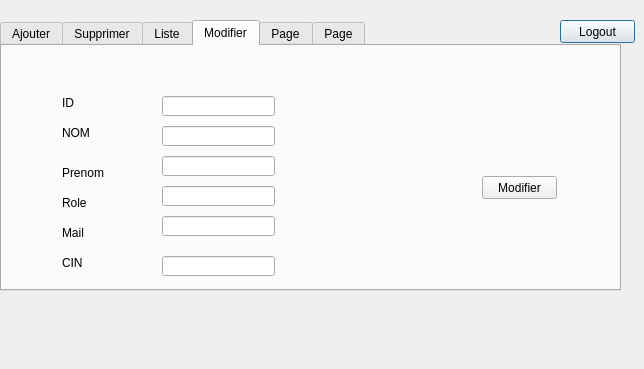
<?xml version="1.0" encoding="UTF-8"?>
<ui version="4.0">
 <class>ChefProtocol</class>
 <widget class="QDialog" name="ChefProtocol">
  <property name="geometry">
   <rect>
    <x>0</x>
    <y>0</y>
    <width>644</width>
    <height>369</height>
   </rect>
  </property>
  <property name="windowTitle">
   <string>Dialog</string>
  </property>
  <widget class="QLabel" name="label">
   <property name="geometry">
    <rect>
     <x>120</x>
     <y>140</y>
     <width>141</width>
     <height>31</height>
    </rect>
   </property>
   <property name="text">
    <string>Dashboard du chef protocol</string>
   </property>
  </widget>
  <widget class="QPushButton" name="pushButton_logout1">
   <property name="geometry">
    <rect>
     <x>560</x>
     <y>20</y>
     <width>75</width>
     <height>23</height>
    </rect>
   </property>
   <property name="text">
    <string>Logout</string>
   </property>
  </widget>
  <widget class="QTabWidget" name="tabWidget">
   <property name="geometry">
    <rect>
     <x>0</x>
     <y>20</y>
     <width>621</width>
     <height>271</height>
    </rect>
   </property>
   <property name="currentIndex">
    <number>3</number>
   </property>
   <widget class="QWidget" name="tab">
    <attribute name="title">
     <string>Ajouter</string>
    </attribute>
    <widget class="QLabel" name="label_2">
     <property name="geometry">
      <rect>
       <x>20</x>
       <y>40</y>
       <width>47</width>
       <height>14</height>
      </rect>
     </property>
     <property name="text">
      <string>Nom</string>
     </property>
    </widget>
    <widget class="QLabel" name="label_3">
     <property name="geometry">
      <rect>
       <x>20</x>
       <y>70</y>
       <width>47</width>
       <height>14</height>
      </rect>
     </property>
     <property name="text">
      <string>Prenom</string>
     </property>
    </widget>
    <widget class="QLabel" name="label_4">
     <property name="geometry">
      <rect>
       <x>20</x>
       <y>100</y>
       <width>47</width>
       <height>14</height>
      </rect>
     </property>
     <property name="text">
      <string>CIN</string>
     </property>
    </widget>
    <widget class="QLabel" name="label_5">
     <property name="geometry">
      <rect>
       <x>20</x>
       <y>130</y>
       <width>47</width>
       <height>14</height>
      </rect>
     </property>
     <property name="text">
      <string>Role</string>
     </property>
    </widget>
    <widget class="QLabel" name="label_6">
     <property name="geometry">
      <rect>
       <x>20</x>
       <y>160</y>
       <width>47</width>
       <height>14</height>
      </rect>
     </property>
     <property name="text">
      <string/>
     </property>
    </widget>
    <widget class="QPushButton" name="Ajouter">
     <property name="geometry">
      <rect>
       <x>110</x>
       <y>220</y>
       <width>75</width>
       <height>23</height>
      </rect>
     </property>
     <property name="text">
      <string>Ajouter</string>
     </property>
    </widget>
    <widget class="QLabel" name="label_12">
     <property name="geometry">
      <rect>
       <x>20</x>
       <y>160</y>
       <width>47</width>
       <height>14</height>
      </rect>
     </property>
     <property name="text">
      <string>Mail</string>
     </property>
    </widget>
    <widget class="QLabel" name="label_13">
     <property name="geometry">
      <rect>
       <x>20</x>
       <y>20</y>
       <width>47</width>
       <height>14</height>
      </rect>
     </property>
     <property name="text">
      <string>ID</string>
     </property>
    </widget>
    <widget class="QLineEdit" name="lineEdit_ID">
     <property name="geometry">
      <rect>
       <x>80</x>
       <y>20</y>
       <width>113</width>
       <height>20</height>
      </rect>
     </property>
    </widget>
    <widget class="QLineEdit" name="lineEdit_Nom">
     <property name="geometry">
      <rect>
       <x>80</x>
       <y>40</y>
       <width>113</width>
       <height>20</height>
      </rect>
     </property>
    </widget>
    <widget class="QLineEdit" name="lineEdit_Prenom">
     <property name="geometry">
      <rect>
       <x>80</x>
       <y>70</y>
       <width>113</width>
       <height>20</height>
      </rect>
     </property>
    </widget>
    <widget class="QLineEdit" name="lineEdit_CIN">
     <property name="geometry">
      <rect>
       <x>80</x>
       <y>100</y>
       <width>113</width>
       <height>20</height>
      </rect>
     </property>
    </widget>
    <widget class="QLineEdit" name="lineEdit_Role">
     <property name="geometry">
      <rect>
       <x>80</x>
       <y>140</y>
       <width>113</width>
       <height>20</height>
      </rect>
     </property>
    </widget>
    <widget class="QLineEdit" name="lineEdit_Mail">
     <property name="geometry">
      <rect>
       <x>80</x>
       <y>170</y>
       <width>113</width>
       <height>20</height>
      </rect>
     </property>
    </widget>
   </widget>
   <widget class="QWidget" name="tab_2">
    <attribute name="title">
     <string>Supprimer</string>
    </attribute>
    <widget class="QLabel" name="label_7">
     <property name="geometry">
      <rect>
       <x>30</x>
       <y>60</y>
       <width>47</width>
       <height>14</height>
      </rect>
     </property>
     <property name="text">
      <string>ID</string>
     </property>
    </widget>
    <widget class="QLineEdit" name="lineEdit_IDS">
     <property name="geometry">
      <rect>
       <x>60</x>
       <y>60</y>
       <width>113</width>
       <height>20</height>
      </rect>
     </property>
    </widget>
    <widget class="QPushButton" name="supprimer">
     <property name="geometry">
      <rect>
       <x>70</x>
       <y>110</y>
       <width>75</width>
       <height>23</height>
      </rect>
     </property>
     <property name="text">
      <string>Supprimer</string>
     </property>
    </widget>
   </widget>
   <widget class="QWidget" name="tab_3">
    <attribute name="title">
     <string>Liste</string>
    </attribute>
    <widget class="QTableView" name="tableView">
     <property name="geometry">
      <rect>
       <x>10</x>
       <y>10</y>
       <width>421</width>
       <height>201</height>
      </rect>
     </property>
    </widget>
    <widget class="QLineEdit" name="line_recherche">
     <property name="geometry">
      <rect>
       <x>470</x>
       <y>100</y>
       <width>121</width>
       <height>20</height>
      </rect>
     </property>
    </widget>
    <widget class="QLabel" name="label_16">
     <property name="geometry">
      <rect>
       <x>490</x>
       <y>80</y>
       <width>91</width>
       <height>20</height>
      </rect>
     </property>
     <property name="text">
      <string>RECHERCHE</string>
     </property>
    </widget>
    <widget class="QComboBox" name="comboBox">
     <property name="geometry">
      <rect>
       <x>471</x>
       <y>160</y>
       <width>131</width>
       <height>22</height>
      </rect>
     </property>
     <item>
      <property name="text">
       <string>ID</string>
      </property>
     </item>
     <item>
      <property name="text">
       <string>NOM</string>
      </property>
     </item>
     <item>
      <property name="text">
       <string>PRENOM</string>
      </property>
     </item>
     <item>
      <property name="text">
       <string>CIN</string>
      </property>
     </item>
    </widget>
    <widget class="QLabel" name="label_17">
     <property name="geometry">
      <rect>
       <x>510</x>
       <y>140</y>
       <width>47</width>
       <height>14</height>
      </rect>
     </property>
     <property name="text">
      <string>TRI</string>
     </property>
    </widget>
   </widget>
   <widget class="QWidget" name="tab_4">
    <attribute name="title">
     <string>Modifier</string>
    </attribute>
    <widget class="QPushButton" name="pushButton_3">
     <property name="geometry">
      <rect>
       <x>480</x>
       <y>130</y>
       <width>75</width>
       <height>23</height>
      </rect>
     </property>
     <property name="text">
      <string>Modifier</string>
     </property>
    </widget>
    <widget class="QLabel" name="label_8">
     <property name="geometry">
      <rect>
       <x>60</x>
       <y>50</y>
       <width>47</width>
       <height>14</height>
      </rect>
     </property>
     <property name="text">
      <string>ID</string>
     </property>
    </widget>
    <widget class="QLineEdit" name="lineEdit_MID">
     <property name="geometry">
      <rect>
       <x>160</x>
       <y>50</y>
       <width>113</width>
       <height>20</height>
      </rect>
     </property>
    </widget>
    <widget class="QLineEdit" name="lineEdit_MNOM">
     <property name="geometry">
      <rect>
       <x>160</x>
       <y>80</y>
       <width>113</width>
       <height>20</height>
      </rect>
     </property>
    </widget>
    <widget class="QLineEdit" name="lineEdit_MPRENOM">
     <property name="geometry">
      <rect>
       <x>160</x>
       <y>110</y>
       <width>113</width>
       <height>20</height>
      </rect>
     </property>
    </widget>
    <widget class="QLineEdit" name="lineEdit_MROLE">
     <property name="geometry">
      <rect>
       <x>160</x>
       <y>140</y>
       <width>113</width>
       <height>20</height>
      </rect>
     </property>
    </widget>
    <widget class="QLabel" name="label_9">
     <property name="geometry">
      <rect>
       <x>60</x>
       <y>80</y>
       <width>47</width>
       <height>14</height>
      </rect>
     </property>
     <property name="text">
      <string>NOM</string>
     </property>
    </widget>
    <widget class="QLabel" name="label_10">
     <property name="geometry">
      <rect>
       <x>60</x>
       <y>120</y>
       <width>47</width>
       <height>14</height>
      </rect>
     </property>
     <property name="text">
      <string>Prenom</string>
     </property>
    </widget>
    <widget class="QLabel" name="label_11">
     <property name="geometry">
      <rect>
       <x>60</x>
       <y>150</y>
       <width>47</width>
       <height>14</height>
      </rect>
     </property>
     <property name="text">
      <string>Role</string>
     </property>
    </widget>
    <widget class="QLineEdit" name="lineEdit_MMAIL">
     <property name="geometry">
      <rect>
       <x>160</x>
       <y>170</y>
       <width>113</width>
       <height>20</height>
      </rect>
     </property>
    </widget>
    <widget class="QLabel" name="label_14">
     <property name="geometry">
      <rect>
       <x>60</x>
       <y>180</y>
       <width>47</width>
       <height>14</height>
      </rect>
     </property>
     <property name="text">
      <string>Mail</string>
     </property>
    </widget>
    <widget class="QLabel" name="label_15">
     <property name="geometry">
      <rect>
       <x>60</x>
       <y>210</y>
       <width>47</width>
       <height>14</height>
      </rect>
     </property>
     <property name="text">
      <string>CIN</string>
     </property>
    </widget>
    <widget class="QLineEdit" name="lineEdit_MCIN">
     <property name="geometry">
      <rect>
       <x>160</x>
       <y>210</y>
       <width>113</width>
       <height>20</height>
      </rect>
     </property>
    </widget>
   </widget>
   <widget class="QWidget" name="tab_5">
    <attribute name="title">
     <string>Page</string>
    </attribute>
    <widget class="QLineEdit" name="lineEdit_10">
     <property name="geometry">
      <rect>
       <x>50</x>
       <y>20</y>
       <width>501</width>
       <height>20</height>
      </rect>
     </property>
    </widget>
    <widget class="QTextEdit" name="textEdit">
     <property name="geometry">
      <rect>
       <x>50</x>
       <y>70</y>
       <width>491</width>
       <height>171</height>
      </rect>
     </property>
    </widget>
    <widget class="QPushButton" name="envoyer">
     <property name="geometry">
      <rect>
       <x>550</x>
       <y>200</y>
       <width>61</width>
       <height>21</height>
      </rect>
     </property>
     <property name="text">
      <string>Envoyer</string>
     </property>
    </widget>
    <widget class="QLineEdit" name="lineEdit_9">
     <property name="geometry">
      <rect>
       <x>50</x>
       <y>40</y>
       <width>501</width>
       <height>25</height>
      </rect>
     </property>
    </widget>
    <widget class="QLabel" name="label_18">
     <property name="geometry">
      <rect>
       <x>0</x>
       <y>20</y>
       <width>41</width>
       <height>20</height>
      </rect>
     </property>
     <property name="text">
      <string>Mail</string>
     </property>
    </widget>
    <widget class="QLabel" name="label_19">
     <property name="geometry">
      <rect>
       <x>0</x>
       <y>40</y>
       <width>41</width>
       <height>20</height>
      </rect>
     </property>
     <property name="text">
      <string>Objet</string>
     </property>
    </widget>
   </widget>
   <widget class="QWidget" name="tab_7">
    <attribute name="title">
     <string>Page</string>
    </attribute>
    <widget class="QTextBrowser" name="textpdf">
     <property name="geometry">
      <rect>
       <x>20</x>
       <y>30</y>
       <width>491</width>
       <height>201</height>
      </rect>
     </property>
    </widget>
    <widget class="QPushButton" name="generer">
     <property name="geometry">
      <rect>
       <x>520</x>
       <y>100</y>
       <width>89</width>
       <height>28</height>
      </rect>
     </property>
     <property name="text">
      <string>PDF</string>
     </property>
    </widget>
   </widget>
  </widget>
 </widget>
 <resources/>
 <connections/>
</ui>
